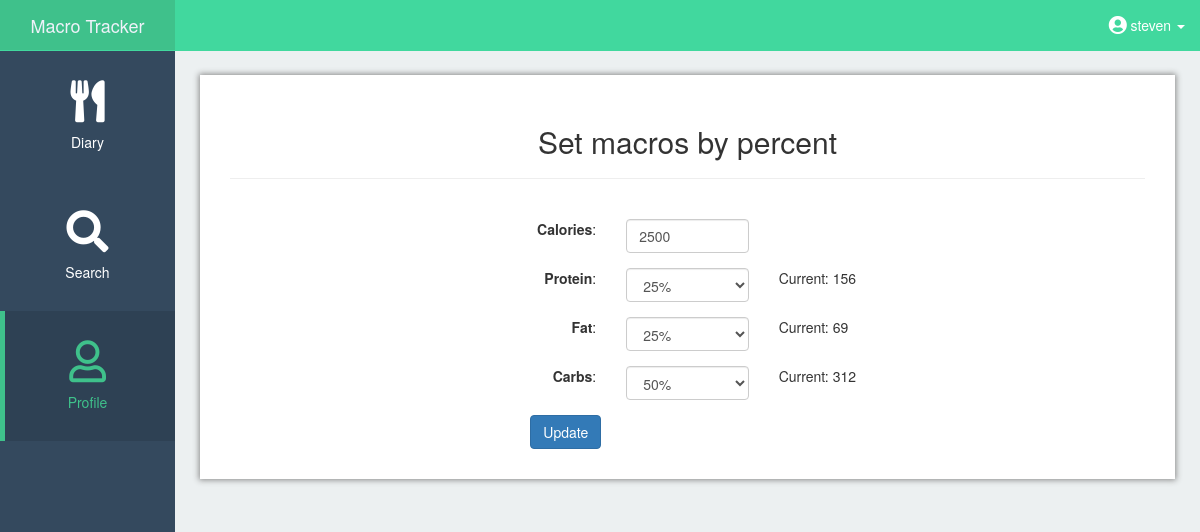
The app's page /profile/macrospercent (signed in) with its own data.
### app/models.py (models this page shows, shortened)
class User(UserMixin, db.Model):
    id = db.Column(db.Integer, primary_key=True)
    username = db.Column(db.String(64), index=True, unique=True)
    email = db.Column(db.String(120), index=True, unique=True)
    password_hash = db.Column(db.String(128))
    calories_goal = db.Column(db.Integer(), default=2000)
    carb_goal = db.Column(db.Numeric(), default=.55)
    fat_goal = db.Column(db.Numeric(), default=.25)
    protein_goal = db.Column(db.Numeric(), default=.2)
    carbs_grams = db.Column(db.Integer(), default=275)
    fat_grams = db.Column(db.Integer(), default=55)
    protein_grams = db.Column(db.Integer(), default=100)
    food = db.relationship('Food', backref='user', lazy='dynamic')

### app/routes.py (the view, shortened to what this page needs)
@app.route('/profile/macrospercent', methods=['GET', 'POST'])
@login_required
def macros_percent():
    user = User.query.filter_by(id=current_user.get_id()).first()
    form = SetMacroForm(calories=user.calories_goal,
                        fat=float(user.fat_goal),
                        carbs=float(user.carb_goal),
                        protein=float(user.protein_goal))
    if request.method == 'GET':
        return render_template('macros_percent.html', user=user, form=form)

### app/forms.py
class SetMacroForm(FlaskForm):
    PERCENT_CHOICES = [(.05, "5%"),
                       (.1, "10%"),
                       (.15, "15%"),
                       (.2, "20%"),
                       (.25, "25%"),
                       (.3, "30%"),
                       (.35, "35%"),
                       (.4, "40%"),
                       (.45, "45%"),
                       (.5, "50%"),
                       (.55, "55%"),
                       (.6, "60%"),
                       (.65, "65%"),
                       (.7, "70%"),
                       (.75, "75%"),
                       (.8, "80%"),
                       (.85, "85%"),
                       (.9, "90%")]
    calories = IntegerField('Calories', validators=[DataRequired()])
    protein = SelectField('Protein', choices=PERCENT_CHOICES, validators=[
        DataRequired()], default=.1)
    fat = SelectField('Fat', choices=PERCENT_CHOICES,
                      validators=[DataRequired()])
    carbs = SelectField('Carbs', choices=PERCENT_CHOICES,
                        validators=[DataRequired()])
    change_macros = SubmitField('Update')

### app/models.py (called while the page is built)
@login.user_loader
def load_user(id):
    return User.query.get(int(id))

### app/templates/macros_percent.html (shortened to what this page needs)
{% extends 'base.html' %} {% block app_content %}
<div id="page-wrapper">
    <div class="container-fluid main-content-fluid">
        <h2 class='text-center'>Set macros by percent</h2>
        <hr/>
        <br/>
        <div class="text-center">
            <form class="text-left col-md-6 col-md-offset-3" method="post">
                <div class="form-group row">
                    <div class="col-md-4 col-form-label text-right">
                        {{ form.calories.label }}:
                    </div>
                    <div class="col-md-4">
                        {{ form.calories(class="form-control") }}
                    </div>
                </div>
                <div class="form-group row">
                    <div class="col-md-4 col-form-label text-right">
                        {{ form.protein.label }}:
                    </div>
                    <div class="col-md-4">
                        {{ form.protein(class="selectpicker form-control") }}
                    </div>
                    <div class="col-md-4">
                        Current: {{ user.protein_grams }}
                    </div>
                </div>
                <div class="form-group row">
                    <div class="col-md-4 col-form-label text-right">
                        {{ form.fat.label }}:
                    </div>
                    <div class="col-md-4">
                        {{ form.fat(class="selectpicker form-control") }}
                    </div>
                    <div class="col-md-4">
                        Current: {{ user.fat_grams }}
                    </div>
                </div>
                <div class="form-group row">
                    <div class="col-md-4 col-form-label text-right">
                        {{ form.carbs.label }}:
                    </div>
                    <div class="col-md-4">
                        {{ form.carbs(class="selectpicker form-control") }}
                    </div>
                    <div class="col-md-4">
                        Current: {{ user.carbs_grams }}
                    </div>
                </div>
                <div class="col-md-4 text-right">
                    {{ form.change_macros(class="btn btn-primary mb-2") }}
                </div>
            </form>
        </div>
    </div>
</div>
{% endblock %}

### app/templates/base.html (shortened to what this page needs)
{% extends 'bootstrap/base.html' %} {% block title %} Steven's Macro Counter App {% endblock %} {% block navbar %} {% block
styles %} {{super()}}
<link rel="stylesheet" href="{{url_for('.static', filename='navbar_style_custom.css')}}">
<link rel="stylesheet" href="{{url_for('.static', filename='global.css')}}">
<link href="https://use.fontawesome.com/releases/v5.0.11/css/all.css" rel="stylesheet"> {% endblock %}
<div id="wrapper">
	<nav class="navbar navbar-default navbar-fixed-top">
		<div class="navbar-header">
			<a class="navbar-brand text-center" href="{{ url_for('home') }}">Macro Tracker</a>
		</div>
		<ul class="nav navbar-right top-nav hidden-xs">
			{% if current_user.is_anonymous %}
			<li>
				<a href="{{ url_for('login') }}">Login</a>
			</li>
			{% else %}
			<li class="dropdown">
				<a href="#" class="dropdown-toggle" data-toggle="dropdown">
					<span>
						<i class="fas fa-user-circle fa-lg"></i>
					</span>
					<span> {{ current_user.username }}</span>
					<b class="caret"></b>
				</a>
			</li>
			{% endif %}
		</ul>
		<div class="collapse navbar-collapse navbar-ex1-collapse">
			<ul class="nav navbar-nav side-nav">
				{% if current_user.is_anonymous %}
				<li {% if 'login' in request.path %}class="active" {% endif %} class="hidden-sm hidden-md hidden-lg">
					<a href="{{ url_for('login')}}">
						<div class="outer">
							<div class="middle">
								<div class="inner">
									<i class="navbar-icons fas fa-sign-in-alt fa-3x"></i>
									<br/>Log In
								</div>
							</div>
						</div>
					</a>
				</li>
				{% else %}
				<li {% if 'diary' in request.path %}class="active" {% endif %}>
					<a href="{{ url_for('diary')}}">
						<div class="outer">
							<div class="middle">
								<div class="inner">
									<i class="navbar-icons fas fa-utensils fa-3x"></i>
									<br/>Diary
								</div>
							</div>
						</div>
					</a>
				</li>
				<li {% if 'search' in request.path %}class="active" {% endif %}>
					<a href="{{ url_for('search') }}">
						<div class="outer">
							<div class="middle">
								<div class="inner">
									<i class="navbar-icons fas fa-search fa-3x"></i>
									<br/>Search
								</div>
							</div>
						</div>
					</a>
				</li>
				<li {% if 'profile' in request.path %}class="active" {% endif %}>
					<a href="{{ url_for('profile') }}">
						<div class="outer">
							<div class="middle">
								<div class="inner">
									<i class="navbar-icons far fa-user fa-3x"></i>
									<br />Profile
								</div>
							</div>
						</div>
					</a>
				</li>
				{% endif %}
			</ul>
		</div>
	</nav>
	{% endblock %} {% block content %}   {% block app_content
	%}{% endblock %} {% endblock %}

### app/static/navbar_style_custom.css (style rules this page uses)
body { margin-top: 50px; background-color: #ECF0F1; }
@media (min-width:767px) { body { margin-top: 50px; } }
@media (min-width:767px) { .navbar-default .navbar-brand { width: 175px; background-color: #3FC18B; color: white; } }
.navbar-icons { margin-bottom: 10px; }
.navbar-default { background-color: #41D89E; border-color: #41D89E; }
.navbar-default .navbar-nav > li > a { color: white; }
.navbar-default .navbar-nav > .active > a, .navbar-default .navbar-nav > .active > a:hover, .navbar-default .navbar-nav > .active > a:focus { color: #3FC18B; background-color: #2E4154; }
@media (min-width:767px) { .navbar-default .navbar-nav > .active > a, .navbar-default .navbar-nav > .active > a:hover, .navbar-default .navbar-nav > .active > a:focus { -webkit-box-shadow: inset 5px 0px 0px 0px #3FC18B; box-shadow: inset 5px 0px 0px 0px #3FC18B; } }
#wrapper { padding-left: 0; }
#page-wrapper { width: 100%; padding: 0; background-color: #ECF0F1; }
@media (min-width:767px) { #wrapper { padding-left: 175px; } }
@media (min-width:767px) { #page-wrapper { padding: 10px; } }
.top-nav { padding: 0 15px; }
.top-nav>li { display: inline-block; float: left; }
.top-nav>li>a { padding-top: 15px; padding-bottom: 15px; line-height: 20px; color: white; }
@media (min-width:767px) { .side-nav { position: fixed; top: 51px; left: 175px; width: 175px; margin-left: -175px; border: none; border-radius: 0; overflow-y: auto; background-color: #34495E; height: 100%; } }
@media (min-width:767px) { .side-nav>li>a { width: 175px; height: 130px; margin: 0px; padding: 0px; text-align: center; vertical-align: middle; } }
@media (min-width:767px) { .outer { display: table; position: absolute; height: 100%; width: 100%; } }
@media (min-width:767px) { .middle { display: table-cell; vertical-align: middle; } }
@media (min-width:767px) { .inner { margin-left: auto; margin-right: auto; width: 100%; } }

### app/static/global.css (style rules this page uses)
.main-content-fluid { background-color: white; box-shadow: 0px 0px 6px 1px #888888; }
@media (min-width:767px) { .main-content-fluid { padding: 30px; } }
@media (min-width: 767px) { #page-wrapper { padding: 25px; } }
.main-content-fluid { max-width: 1400px; }

### records on screen
User: username "steven", protein_grams "156", fat_grams "69", carbs_grams "312"
